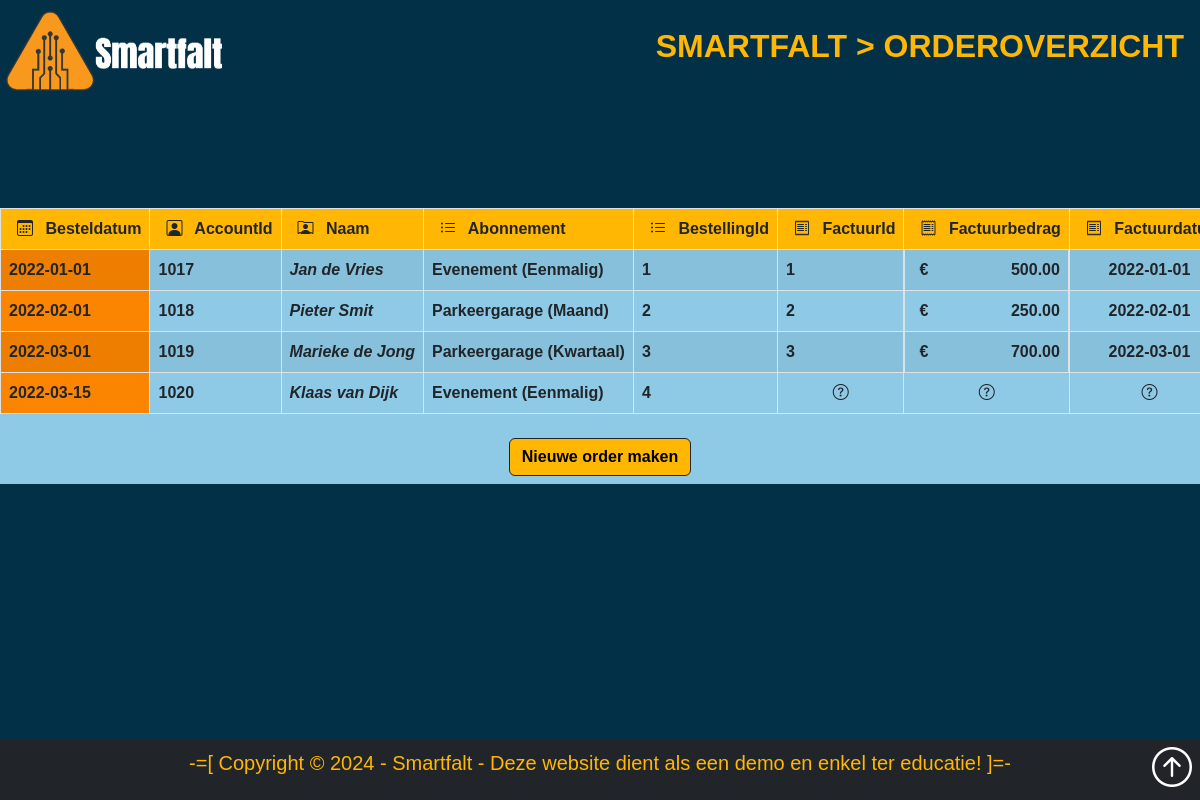
Screenshot of /orders/index.php with the database file from the repository.
### tables this page shows
CREATE TABLE `BESTELLINGEN` (
    `BestellingId` INT(8) ZEROFILL NOT NULL AUTO_INCREMENT PRIMARY KEY,
    `AccountId` INT(8) ZEROFILL,
    `Besteldatum` DATE NOT NULL,
    `TypeId` INT(1),
    CONSTRAINT `fk_Bestellingen_Accounts` FOREIGN KEY (`AccountId`) REFERENCES `ACCOUNTS`(`AccountId`) ON UPDATE CASCADE ON DELETE SET NULL,
    CONSTRAINT `fk_Bestellingen_Abonnementtypes` FOREIGN KEY (`TypeId`) REFERENCES `ABONNEMENTTYPES`(`TypeId`) ON UPDATE CASCADE ON DELETE SET NULL
);

CREATE TABLE `ACCOUNTS` (
    `AccountId` INT(8) ZEROFILL NOT NULL AUTO_INCREMENT PRIMARY KEY,
    `Profielfoto` BLOB,
    `Gebruikersnaam` VARCHAR(30) NOT NULL,
    `Wachtwoord` VARCHAR(64) NOT NULL,
    `Voornaam` VARCHAR(30),
    `Achternaam` VARCHAR(50),
    `Geslacht` VARCHAR(1),
    `Adres` VARCHAR(250),
    `Woonplaats` VARCHAR(50),
    `Postcode` VARCHAR(6),
    `GebDatum` DATE,
    `Emailadres` VARCHAR(50) NOT NULL,
    `Telefoonnummer` VARCHAR(15),
    `IBAN` VARCHAR(18),
    `RolId` INT(1),
    CONSTRAINT `fk_Accounts_Rollen` FOREIGN KEY (`RolId`) REFERENCES `ROLLEN`(`RolId`) ON UPDATE CASCADE ON DELETE SET NULL
);

CREATE TABLE `FACTUREN` (
    `FactuurId` INT(10) ZEROFILL NOT NULL AUTO_INCREMENT PRIMARY KEY,
    `FactuurDatum` DATE NOT NULL,
    `FactuurBedrag` DECIMAL(8, 2) NOT NULL,
    `Voldaan` BOOLEAN,
    `BestellingId` INT(8) ZEROFILL,
    CONSTRAINT `fk_Facturen_Bestellingen` FOREIGN KEY (`BestellingId`) REFERENCES `BESTELLINGEN`(`BestellingId`) ON UPDATE CASCADE ON DELETE SET NULL
);

### orders/index.php (called while the page is built, shortened)
<?php
    require_once('order_admin.php');

### orders/order_databases.php (called while the page is built)
<?php
    class Databases {
        private $pdo;
        public function __construct($host, $dbname, $user, $pass) {
            try {
                $this->pdo = new PDO("mysql:host=$host;dbname=$dbname;charset=utf8", $user, $pass);
            } catch(PDOException $e) {
                die($e->getMessage());
            }
        }
        public function getPDO() {
            return $this->pdo;
        }
    }

### orders/order_orders.php (called while the page is built, shortened)
<?php
    class Orders {
        private $pdo;
        public function __construct($pdo) {
            $this->pdo = $pdo;
        }
        public function fetchOrders() {
            $sql = "SELECT
                    `BESTELLINGEN`.`Besteldatum`,
                    `BESTELLINGEN`.`AccountId`,
                    `ACCOUNTS`.`Voornaam`,
                    `ACCOUNTS`.`Achternaam`,
                    `ACCOUNTS`.`Emailadres`,
                    `BESTELLINGEN`.`TypeId`,
                    `BESTELLINGEN`.`BestellingId`,
                    `FACTUREN`.`FactuurId`,
                    `FACTUREN`.`FactuurDatum`,
                    `FACTUREN`.`FactuurBedrag`,
                    `FACTUREN`.`Voldaan`,
                    `INCASSOS`.`IncassoId`,
                    `INCASSOS`.`BankAkkoord`
                FROM `BESTELLINGEN`
                LEFT JOIN `ACCOUNTS` ON `BESTELLINGEN`.`AccountId` = `ACCOUNTS`.`AccountId`
                LEFT JOIN `FACTUREN` ON `BESTELLINGEN`.`BestellingId` = `FACTUREN`.`BestellingId`
                LEFT JOIN `ABONNEMENTEN` ON `BESTELLINGEN`.`BestellingId` = `ABONNEMENTEN`.`BestellingId`
                LEFT JOIN `INCASSOS` ON `ABONNEMENTEN`.`AbonnementId` = `INCASSOS`.`AbonnementId`
                ORDER BY `BESTELLINGEN`.`Besteldatum`;";
            $stmt = $this->pdo->prepare($sql);
            $stmt->execute();
            return $stmt->fetchAll(PDO::FETCH_ASSOC);
        }
    }

### orders/order_admin.php (the view, shortened to what this page needs)
<?php
    $admin_page_title = '<a href="../index.php">Smartfalt</a> > <a href="index.php">orderoverzicht</a>';
    require_once ('../site/site_header_order.php');
    require_once ('order_orders.php');
    require_once ('order_databases.php');
    $db = new Databases(DB_HOST, DB_NAME, DB_USER, DB_PASS);
    $orders = new Orders($db->getPDO());
    $results = $orders->fetchOrders();
?>
        <section id="section-order-overview" class="mt-5 bg-cornflower">
            <div class="table-wrapper">
                <div class="table-container">
                    <table class="table table-hover table-striped table-bordered table-responsive text-nowrap bg-cornflower table-scroll">
                        <thead class="table-selective">
                            <tr>
                                <th scope="col"><i class="bi bi-calendar3 mx-2"></i> Besteldatum</th>
                                <th scope="col"><i class="bi bi-person-square mx-2"></i> AccountId</th>
                                <th scope="col"><i class="bi bi-person-rolodex mx-2"></i> Naam</th>
                                <th scope="col"><i class="bi bi-list-ul mx-2"></i> Abonnement</th>
                                <th scope="col"><i class="bi bi-list-ul mx-2"></i> BestellingId</th>
                                <th scope="col"><i class="bi bi-receipt mx-2"></i> FactuurId</th>
                                <th scope="col"><i class="bi bi-receipt mx-2"></i> Factuurbedrag</th>
                                <th scope="col"><i class="bi bi-receipt mx-2"></i> Factuurdatum</th>
                            </tr>
                        </thead>
                        <tbody>
                            <?php foreach ($results as $order) { ?>
                                <tr>
                                    <?php echo isset($order['Besteldatum']) ? '<th scope="row" class="bg-tangerine">' . $order['Besteldatum'] . '</th>' : '<th class="row text-center"><i class="bi bi-question-circle text-warning" title="Geen gegevens gevonden"></i></th>'; ?>
                                    <td class="fw-bold"><a href="<?php echo ROOT_URL;?>admin/account_edit.php?id=<?php echo $order['AccountId']; ?>" title="EDIT: <?php echo $order['Voornaam'] . ' ' . $order['Achternaam']; ?>"><?php echo $order['AccountId']; ?></a></td>
                                    <td class="fst-italic"><a href="mailto:<?php echo $order['Emailadres']; ?>?subject=Mail%20van%20Smartfalt" title="Stuur mail naar: <?php echo $order['Emailadres']; ?>"><?php echo $order['Voornaam'] . ' ' . $order['Achternaam']; ?></a></td>
                                    <?php
                                        switch ($order['TypeId']) {
                                            case 1: echo '<td>Evenement (Eenmalig)</td>'; break;
                                            case 2: echo '<td>Parkeergarage (Maand)</td>'; break;
                                            case 3: echo '<td>Parkeergarage (Kwartaal)</td>'; break;
                                        }
                                    ?>
                                    <?php echo isset($order['BestellingId']) ? '<td><a href="' . ROOT_URL . 'orders/order_bestellingen.php?bestellingid=' . $order['BestellingId'] . '" title="VIEW: Bestelling ' . $order['BestellingId'] . ' van ' . $order['Voornaam'] . ' ' . $order['Achternaam'] . ' ">' . $order['BestellingId'] . '</a></td>' : '<td class="text-center attention"><i class="bi bi-question-circle" title="Geen gegevens gevonden"></i></td>'; ?>
                                    <?php echo isset($order['FactuurId']) ? '<td><a href="' . ROOT_URL . 'orders/order_facturen.php?factuurid=' . $order['FactuurId'] . '" title="VIEW: Factuur ' . $order['FactuurId'] . ' van ' . $order['Voornaam'] . ' ' . $order['Achternaam'] . ' "> ' . $order['FactuurId'] . '</a></td>' : '<td class="text-center attention"><i class="bi bi-question-circle" title="Geen gegevens gevonden"></i></td>'; ?>
                                    <?php echo isset($order['FactuurBedrag']) ? '<td class="d-flex justify-content-between"><div style="width: 15px; text-align: right;">€</div><div>' . $order['FactuurBedrag'] . '</div>' : '<td class="text-center attention"><i class="bi bi-question-circle" title="Geen gegevens gevonden"></i></td>'; ?>
                                    <?php echo isset($order['FactuurDatum']) ? '<td class="text-center">' . $order['FactuurDatum'] . '</td>': '<td class="text-center attention"><i class="bi bi-question-circle" title="Geen gegevens gevonden"></i></td>'; ?>
                                </tr>
                            <?php } ?>
                        </tbody>
                    </table>
                </div>
            </div>
            <div class="container d-flex justify-content-center">
                <a href="<?php echo ROOT_URL;?>orders/order_new.php" class="btn btn-selective border border-dark my-2 fw-bold">Nieuwe order maken</a>
            </div>
        </section>
<?php
    require_once ('../site/site_footer.php');

### css/style.css (style rules this page uses)
[id^="section-"] { scroll-margin-top: 72px; }
a { text-decoration: none; }
html { font-family: apertura, sans-serif; font-weight: 700; font-style: normal; max-width: 100%; height: 100%; padding-top: 80px; min-height: 100%; position: relative; }
body { padding-bottom: 60px; }

### site/site_header_order.php (style rules this page uses)
a { text-decoration: none !important; color: inherit; cursor: pointer; }

### orders/order_admin.php (style rules this page uses)
body { font-family: apertura, sans-serif; font-weight: 700; font-style: normal; max-width: 100%; height: 100%; padding-top: 80px; }
a { text-decoration: none !important; color: inherit; cursor: pointer; }
.table-wrapper { position: relative; max-width: 100%; overflow: auto; }
.table-container { overflow-x: auto; overflow-y: scroll; max-height: 80vh; position: sticky; top: 0; z-index: 1; }
.table-container thead th { position: sticky; top: 0; background-color: #ffb703; z-index: 2; }

### rows the page displays
bestellingen: Besteldatum "2022-01-01", AccountId "1017", AccountId.Voornaam "Jan", AccountId.Achternaam "de Vries", shows "Evenement (Eenmalig)", BestellingId "1", facturen.FactuurId "1", facturen.FactuurBedrag "500.00", facturen.FactuurDatum "2022-01-01"
bestellingen: Besteldatum "2022-02-01", AccountId "1018", AccountId.Voornaam "Pieter", AccountId.Achternaam "Smit", shows "Parkeergarage (Maand)", BestellingId "2", facturen.FactuurId "2", facturen.FactuurBedrag "250.00", facturen.FactuurDatum "2022-02-01"
bestellingen: Besteldatum "2022-03-01", AccountId "1019", AccountId.Voornaam "Marieke", AccountId.Achternaam "de Jong", shows "Parkeergarage (Kwartaal)", BestellingId "3", facturen.FactuurId "3", facturen.FactuurBedrag "700.00", facturen.FactuurDatum "2022-03-01"
bestellingen: Besteldatum "2022-03-15", AccountId "1020", AccountId.Voornaam "Klaas", AccountId.Achternaam "van Dijk", shows "Evenement (Eenmalig)", BestellingId "4"
